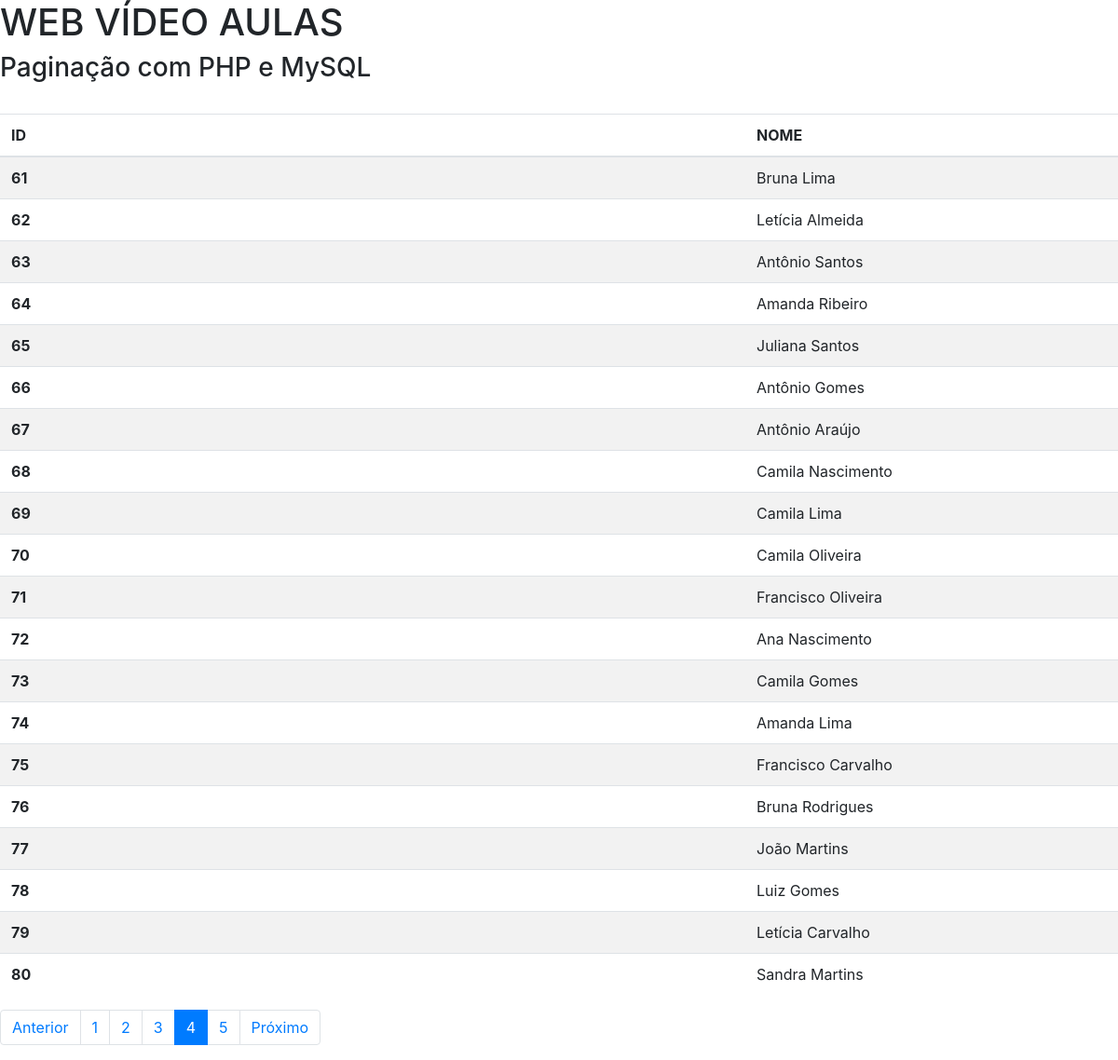
/?pagina=4, run on the app's committed database.
### tables this page shows
CREATE TABLE `pessoas` (
  `id` int(11) NOT NULL,
  `nome` varchar(100) NOT NULL
);

### index.php (the view, shortened to what this page needs)
<?php
    require_once("./bdconnect.php");
    $pag = (isset($_GET['pagina']))?$_GET['pagina'] : 1;
    $busca = "SELECT *FROM pessoas";
    $todos = mysqli_query($conn, "$busca");
    $registros = "20";
    $tr = mysqli_num_rows($todos);
    $tp = ceil($tr/$registros);
    $inicio = ($registros*$pag)-$registros;
    $limite = mysqli_query($conn, "$busca LIMIT $inicio, $registros");
    $anterior = $pag -1;
    $proximo = $pag +1;
?>
<html>
    <head lang="pt-br">
        <link rel="stylesheet" href="https://stackpath.bootstrapcdn.com/bootstrap/4.1.3/css/bootstrap.min.css">
    </head>
    <body>
        <h1>WEB VÍDEO AULAS</h1>
        <h3>Paginação com PHP e MySQL</h3>
        <br />
        <table class="table table-striped table-hover table-md">
            <thead>
                <tr >
                    <th scope="col">ID</th>
                    <th class="col-sm-4" scope="col">NOME</th>
                </tr>
            </thead>
            <tbody>
                <?php
                while($dados = mysqli_fetch_array($limite)){
                    $id = $dados['id'];
                    $nome = $dados['nome'];
                ?>
                <tr>
                    <th scope="row"><?=$id?></th>
                    <td><?=$nome?></td>
                </tr>
                <?php }?>
            </tbody>
        </table>
        <nav aria-label="Navegação de página exemplo">
            <ul class="pagination">
                <?php
                if($pag >1){
                ?>
                <li class="page-item">
                <a class="page-link" href="?pagina=<?=$anterior;?>" aria-label="Anterior">
                        <span aria-hidden="true">Anterior</span>
                    </a>
                </li>
                <?php }?>
                <?php
                for($i=1; $i<=$tp; $i++){
                    if($pag == $i ){
                        echo "<li class='page-item active'><a class='page-link' href='?pagina=$i'>$i</a></li>";
                    }else{
                        echo "<li class='page-item'><a class='page-link' href='?pagina=$i'>$i</a></li>";
                    }
                }
                ?>
                <?php
                if($pag < $tp){
                ?>
                <li class="page-item">
                    <a class="page-link" href="?pagina=<?=$proximo;?>" aria-label="Próximo">
                        <span aria-hidden="true">Próximo</span>
                    </a>
                </li>
                <?php }?>
            </ul>
        </nav>
    </body>
</html>

### data on the page
pessoas: id "61", nome "Bruna Lima"
pessoas: id "62", nome "Letícia Almeida"
pessoas: id "63", nome "Antônio Santos"
pessoas: id "64", nome "Amanda Ribeiro"
pessoas: id "65", nome "Juliana Santos"
pessoas: id "66", nome "Antônio Gomes"
pessoas: id "67", nome "Antônio Araújo"
pessoas: id "68", nome "Camila Nascimento"
pessoas: id "69", nome "Camila Lima"
pessoas: id "70", nome "Camila Oliveira"
pessoas: id "71", nome "Francisco Oliveira"
pessoas: id "72", nome "Ana Nascimento"
pessoas: id "73", nome "Camila Gomes"
pessoas: id "74", nome "Amanda Lima"
pessoas: id "75", nome "Francisco Carvalho"
pessoas: id "76", nome "Bruna Rodrigues"
pessoas: id "77", nome "João Martins"
pessoas: id "78", nome "Luiz Gomes"
pessoas: id "79", nome "Letícia Carvalho"
pessoas: id "80", nome "Sandra Martins"
